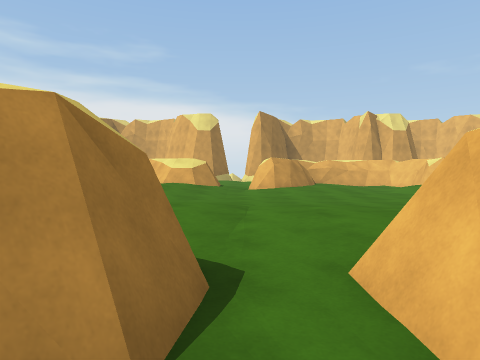
[1] (above)

17 first-person views from a walk through a scene from a Unity 3-D project. The camera is 1.2 m above the floor, tilts 2° down and sees 75° across. The floor is counted in squares, 2 m on a side. Each view is taken from the middle of a square. On the plan, view 1 faces up. The plan holds only what a view shows up to about 9 squares ahead; the rest is blank. The place goes on beyond the plan. The player character is not drawn. Some animated figures are left out.

[2]
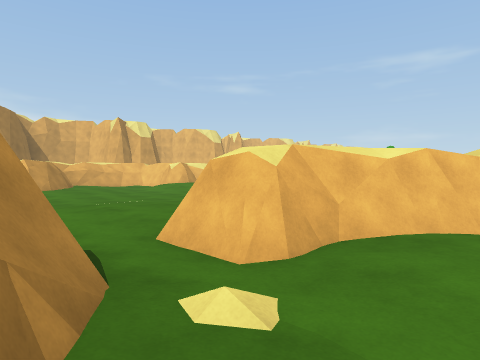

[3]
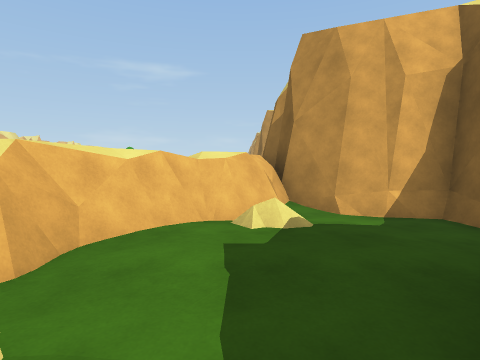

[4]
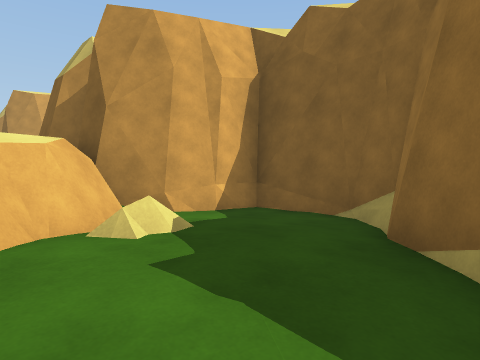

[5]
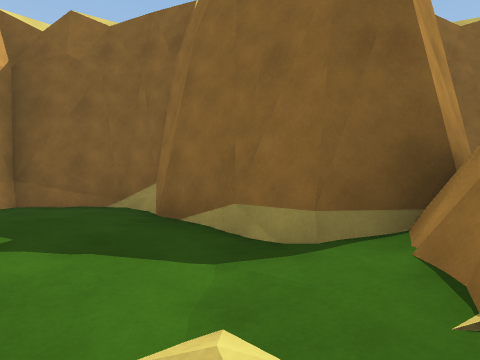

[6]
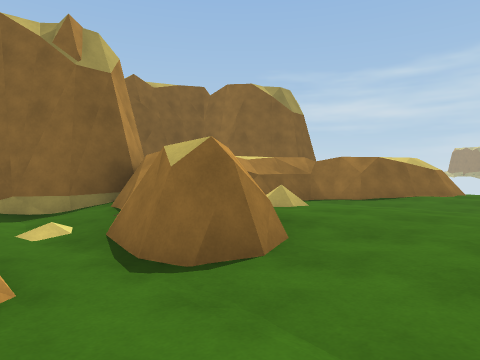

[7]
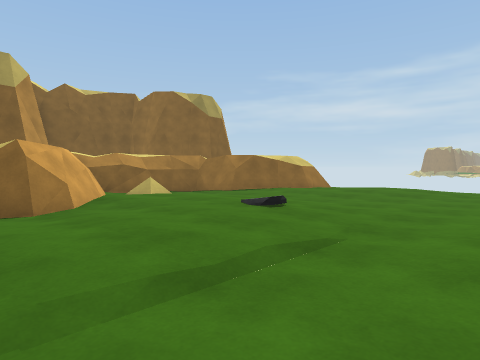

[8]
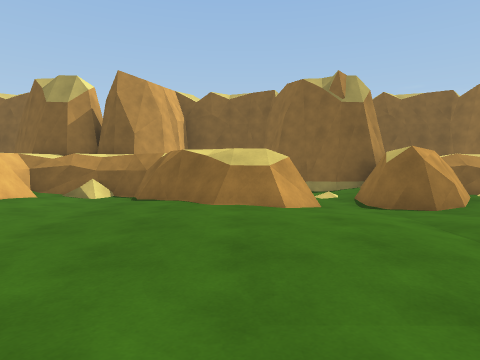

[9]
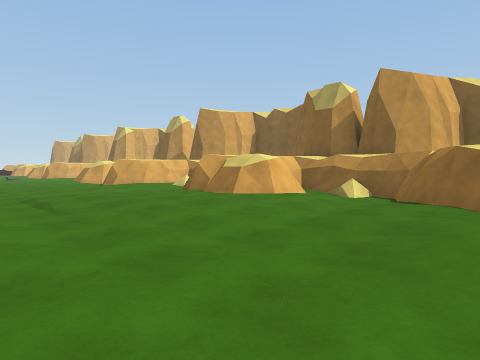

[10]
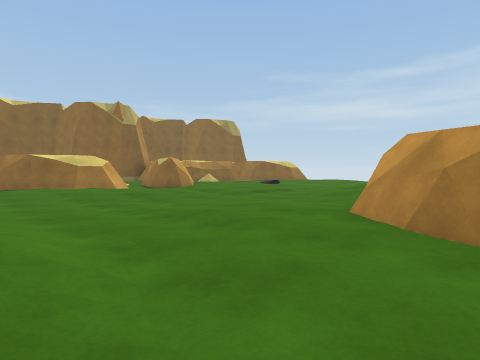

[11]
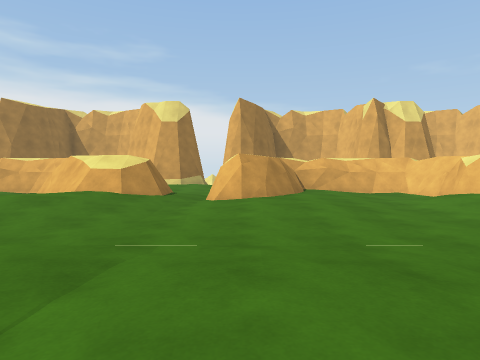

[12]
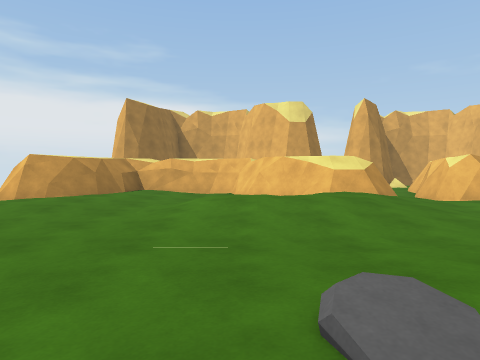

[13]
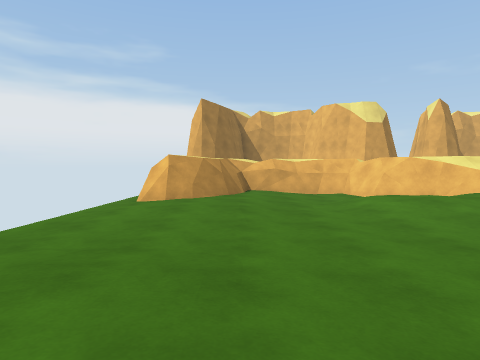

[14]
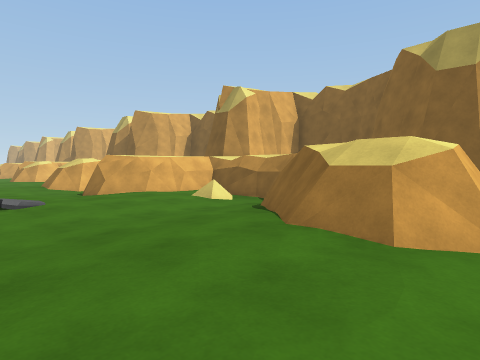

[15]
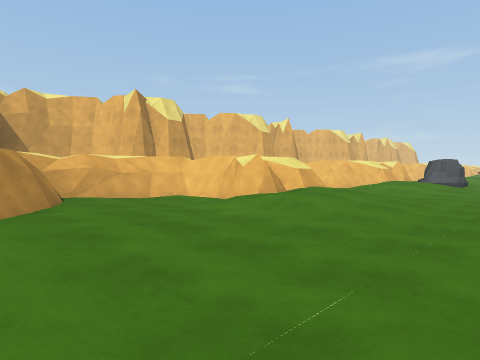

[16]
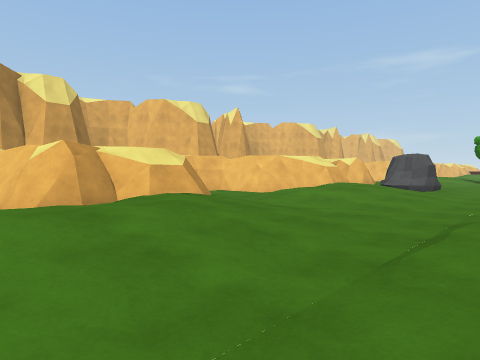

[17]
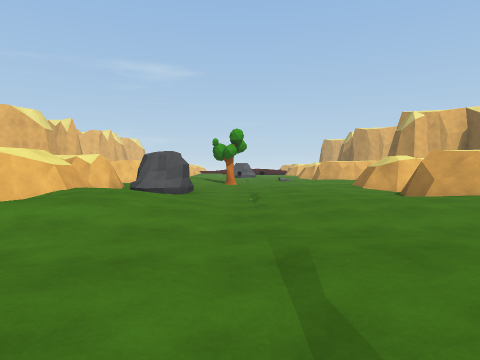

### Floor plan
Key: @ floor where view 1 was taken; # wall or solid block; . main floor; : floor 0.25 m higher than the main floor; / step, stairs or slope; ^ raised ledge; R rock.
Columns run from 9 left of view 1 to 16 right of it. Each row starts with its distance up from view 1.
 12   ####   .######   ##
 11  ##..####.##:..#   .##  ##
 10 ##:...#^#.##...##^/./#^ ##
  9 .:../////./:..///////// /:
  8 ..../:///.....////./:// RR
  7 .....///......////..///...
  6 ..........................
  5 ........./................
  4 ......:..............:...
  3 ...........:...:..........
  2 /##..../#/##/../###. ./#/#
  1 /###./.##.####./##    ##/#
  0    ##//##@./##//^
 -1     ##^#/..:#####
 -2        ###../.##
 -3          ##..##
 -4           #.##
 -5           ###

Where each view was taken, in squares from view 1:
view 1: 0 up, 0 right, facing up
view 2: 1 down, 1 left, facing up-right
view 3: 1 down, 1 left, facing right
view 4: 0 up, 0 right, facing down-right
view 5: 1 up, 0 right, facing down
view 6: 4 up, 1 right, facing down-left
view 7: 7 up, 0 right, facing down-left
view 8: 7 up, 2 right, facing down
view 9: 7 up, 2 right, facing down-right
view 10: 11 up, 5 right, facing down-left
view 11: 3 up, 1 right, facing up
view 12: 3 up, 4 left, facing up
view 13: 3 up, 7 left, facing up
view 14: 5 up, 9 left, facing down-right
view 15: 5 up, 1 right, facing up-right
view 16: 5 up, 5 right, facing up-right
view 17: 6 up, 7 right, facing right
